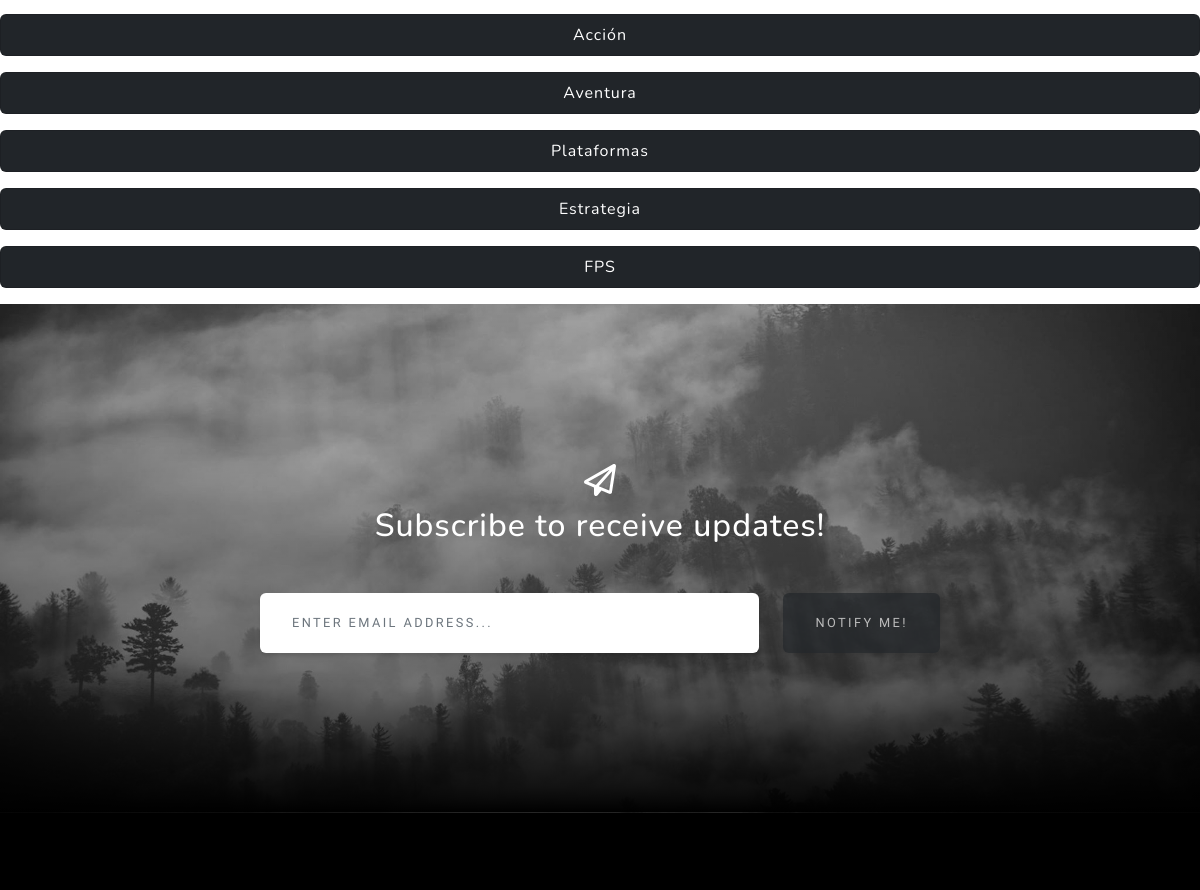
Page /genre/list (middle part) on the earlier database version.
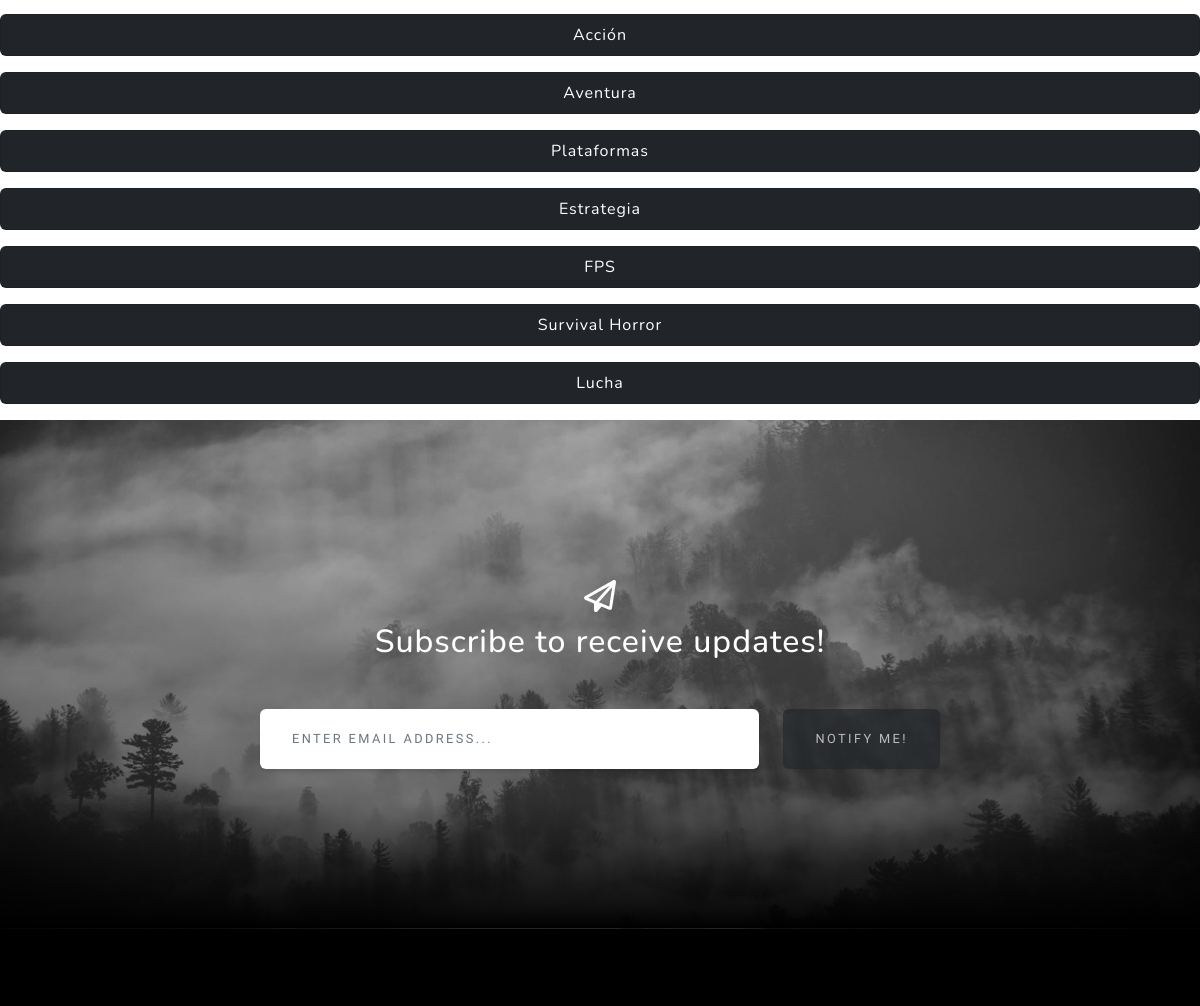
Same page on the later database version.
### GWP/models.py (models this page shows, shortened)
class gamegenre(models.Model):
    genero = models.CharField(max_length = 100, null = True, blank = True, verbose_name="Género")

### GWP/views.py (the view)
# urls.py: path('genre/list', views.GenreList.as_view(), name= "genre_list"),
class GenreList(ListView):
    model = gamegenre

### GWP/Templates/GWP/gamegenre_list.html (shortened to what this page needs)
{% extends 'GWP/base.html' %}
{% block contenido %}
    {% for generos in object_list %}
    <ul class="list-group col-lg-auto text-center my-3">
        <li class="list-group-item text-bg-dark">
            {{generos.genero}}
        </li>
    </ul>
    {% endfor %}
{% endblock contenido %}

### GWP/Templates/GWP/base.html (shortened to what this page needs)
{% load static %}
<!DOCTYPE html>
<html lang="en">
    <head>
        <link href="{% static 'GWP/css/styles.css' %}" rel="stylesheet" />
    </head>
    <body id="page-top">
        {% block contenido %}
        {% endblock contenido %}
        {% include 'GWP/notif_signup.html' %}
        {% include 'GWP/contact.html' %}
    </body>
</html>

### GWP/Templates/GWP/notif_signup.html (shortened to what this page needs)
<section class="signup-section" id="signup">
    <div class="container px-4 px-lg-5">
        <div class="row gx-4 gx-lg-5">
            <div class="col-md-10 col-lg-8 mx-auto text-center">
                <i class="far fa-paper-plane fa-2x mb-2 text-white"></i>
                <h2 class="text-white mb-5">Subscribe to receive updates!</h2>
                <form class="form-signup" id="contactForm" data-sb-form-api-token="API_TOKEN">
                    <div class="row input-group-newsletter">
                        <div class="col"><input class="form-control" id="emailAddress" type="email" placeholder="Enter email address..." aria-label="Enter email address..." data-sb-validations="required,email" /></div>
                        <div class="col-auto"><button class="btn btn-dark disabled" id="submitButton" type="submit">Notify Me!</button></div>
                    </div>
                </form>
            </div>
        </div>
    </div>
</section>

### GWP/Templates/GWP/contact.html (shortened to what this page needs)
 <section class="contact-section bg-black">
</section>

Differences in the rows shown:
added gamegenre: genero "Survival Horror"
added gamegenre: genero "Lucha"
